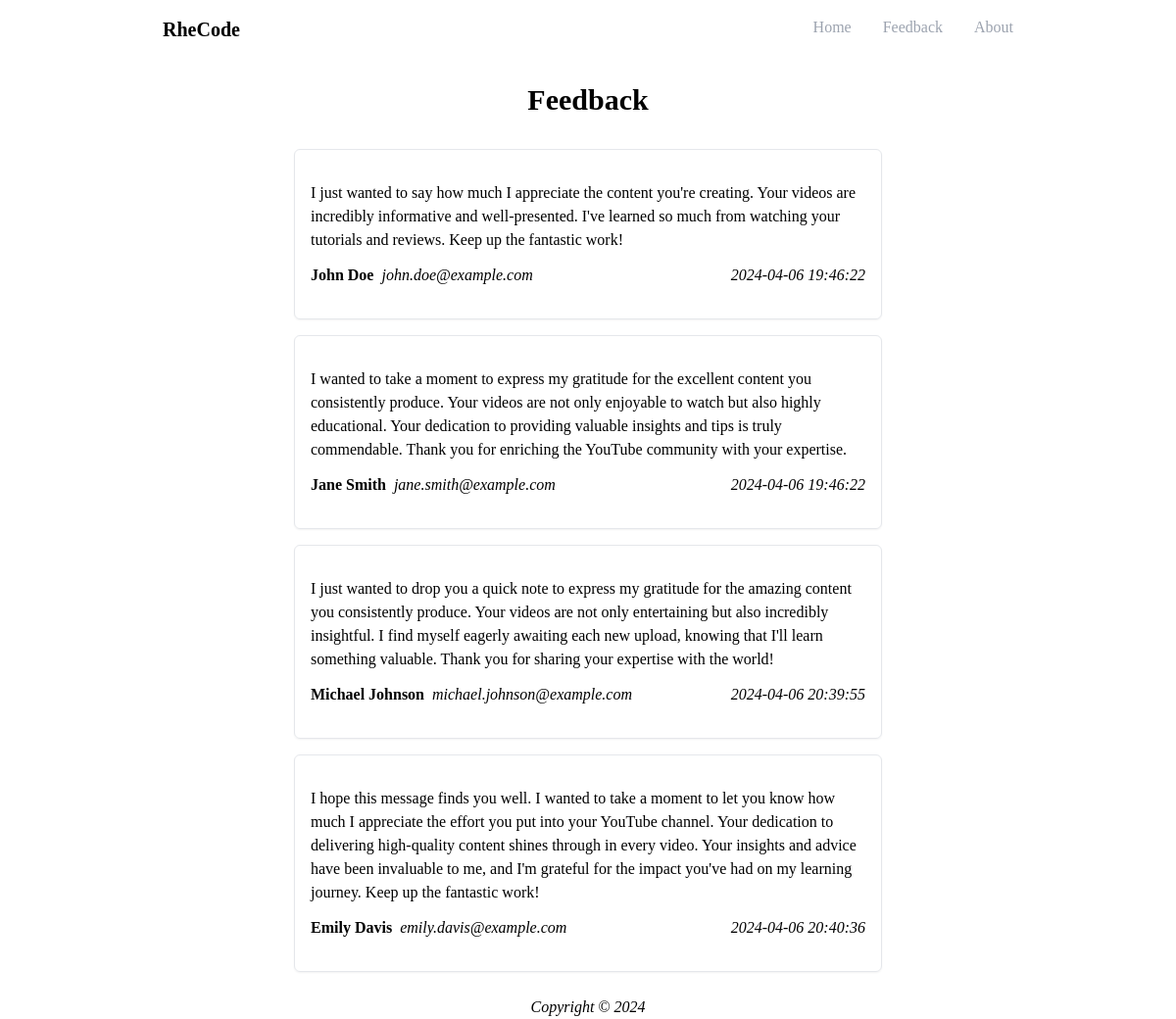
Page /feedback.php on the committed database.
### tables this page shows
CREATE TABLE `tb_feedback` (
  `id` int(11) NOT NULL,
  `name` varchar(255) NOT NULL,
  `email` varchar(255) NOT NULL,
  `feedback` text NOT NULL,
  `date` datetime NOT NULL DEFAULT current_timestamp()
);

### src/feedback.php (the view)
<?php include 'inc/header.php'; ?>
<?php
  $query = "SELECT * FROM tb_feedback";
  $result = mysqli_query($conn, $query);
  $feedbacks = mysqli_fetch_all($result, MYSQLI_ASSOC);
?>
  <main class="w-1/2 flex flex-col items-center gap-4 my-6">
    <h1 class="text-3xl font-bold mb-4">Feedback</h1>
    <?php foreach($feedbacks as $feedback): ?>
      <div class="flex flex-col gap-3 py-8 px-4 border rounded-md shadow-sm">
        <p class="lg:text-md xl:text-lg"><?= $feedback['feedback']; ?></p>
        <div class="flex justify-between">
            <div class="flex gap-2">
              <span class="font-semibold"><?= $feedback['name']; ?></span>
              <span class="italic font-light"><?= $feedback['email']; ?></span>
            </div>
            <div class="">
              <span class="italic font-light"><?= $feedback['date']; ?></span>
            </div>
        </div>
      </div>
    <?php endforeach; ?>
  </main>
<?php include 'inc/footer.php'; ?>

### src/inc/header.php (shortened to what this page needs)
<!DOCTYPE html>
<html lang="en">
<head>
  <link href="style.css" rel="stylesheet">
</head>
<body class="font-[Poppins] flex flex-col items-center">
  <nav class="w-3/4 p-4 flex justify-between">
    <h2 class="font-semibold text-xl">RheCode</h2>
    <ul class="flex gap-8 text-gray-400">
      <li class="<?= ($_SERVER['PHP_SELF'] == '/project_01/src/index.php') ? "underline text-black" : "text-gray-400"?> hover:opacity-50"><a href="index.php">Home</a></li>
      <li class="<?= ($_SERVER['PHP_SELF'] == '/project_01/src/feedback.php') ? "underline text-black" : "text-gray-400"?> hover:opacity-50"><a href="feedback.php">Feedback</a></li>
      <li class="<?= ($_SERVER['PHP_SELF'] == '/project_01/src/about.php') ? "underline text-black" : "text-gray-400"?> hover:opacity-50"><a href="about.php">About</a></li>
    </ul>
  </nav>

### src/inc/footer.php
<footer>
    <span class="italic">
      Copyright &#169; 2024
    </span>
  </footer>
</body>
</html>

### src/style.css (style rules this page uses)
html, :host { line-height: 1.5; -webkit-text-size-adjust: 100%; -moz-tab-size: 4; -o-tab-size: 4; tab-size: 4; font-family: ui-sans-serif, system-ui, sans-serif, "Apple Color Emoji", "Segoe UI Emoji", "Segoe UI Symbol", "Noto Color Emoji"; font-feature-settings: normal; font-variation-settings: normal; -webkit-tap-highlight-color: transparent; }
body { margin: 0; line-height: inherit; }
h1, h2, h3, h4, h5, h6 { font-size: inherit; font-weight: inherit; }
a { color: inherit; text-decoration: inherit; }
blockquote, dl, dd, h1, h2, h3, h4, h5, h6, hr, figure, p, pre { margin: 0; }
ol, ul, menu { list-style: none; margin: 0; padding: 0; }
.my-6 { margin-top: 1.5rem; margin-bottom: 1.5rem; }
.mb-4 { margin-bottom: 1rem; }
.flex { display: flex; }
.w-1\/2 { width: 50%; }
.w-3\/4 { width: 75%; }
.flex-col { flex-direction: column; }
.items-center { align-items: center; }
.justify-between { justify-content: space-between; }
.gap-2 { gap: 0.5rem; }
.gap-3 { gap: 0.75rem; }
.gap-4 { gap: 1rem; }
.gap-8 { gap: 2rem; }
.rounded-md { border-radius: 0.375rem; }
.border { border-width: 1px; }
.p-4 { padding: 1rem; }
.px-4 { padding-left: 1rem; padding-right: 1rem; }
.py-8 { padding-top: 2rem; padding-bottom: 2rem; }
.font-\[Poppins\] { font-family: Poppins; }
.text-3xl { font-size: 1.875rem; line-height: 2.25rem; }
.text-xl { font-size: 1.25rem; line-height: 1.75rem; }
.font-bold { font-weight: 700; }
.font-light { font-weight: 300; }
.font-semibold { font-weight: 600; }
.italic { font-style: italic; }
.text-gray-400 { --tw-text-opacity: 1; color: rgb(156 163 175 / var(--tw-text-opacity)); }
.shadow-sm { --tw-shadow: 0 1px 2px 0 rgb(0 0 0 / 0.05); --tw-shadow-colored: 0 1px 2px 0 var(--tw-shadow-color); box-shadow: var(--tw-ring-offset-shadow, 0 0 #0000), var(--tw-ring-shadow, 0 0 #0000), var(--tw-shadow); }

### rows in the picture
tb_feedback: feedback "I just wanted to say how much I appreciate the content you're creating. Your videos are incredibly informative and well-presented. I've learned so much from watching your tutorials and reviews. Keep up the fantastic work!", name "John Doe", email "john.doe@example.com", date "2024-04-06 19:46:22"
tb_feedback: feedback "I wanted to take a moment to express my gratitude for the excellent content you consistently produce. Your videos are not only enjoyable to watch but also highly educational. Your dedication to providing valuable insights and tips is truly commendable. Thank you for enriching the YouTube community with your expertise.", name "Jane Smith", email "jane.smith@example.com", date "2024-04-06 19:46:22"
tb_feedback: feedback "I just wanted to drop you a quick note to express my gratitude for the amazing content you consistently produce. Your videos are not only entertaining but also incredibly insightful. I find myself eagerly awaiting each new upload, knowing that I'll learn something valuable. Thank you for sharing your expertise with the world!", name "Michael Johnson", email "michael.johnson@example.com", date "2024-04-06 20:39:55"
tb_feedback: feedback "I hope this message finds you well. I wanted to take a moment to let you know how much I appreciate the effort you put into your YouTube channel. Your dedication to delivering high-quality content shines through in every video. Your insights and advice have been invaluable to me, and I'm grateful for the impact you've had on my learning journey. Keep up the fantastic work!", name "Emily Davis", email "emily.davis@example.com", date "2024-04-06 20:40:36"
